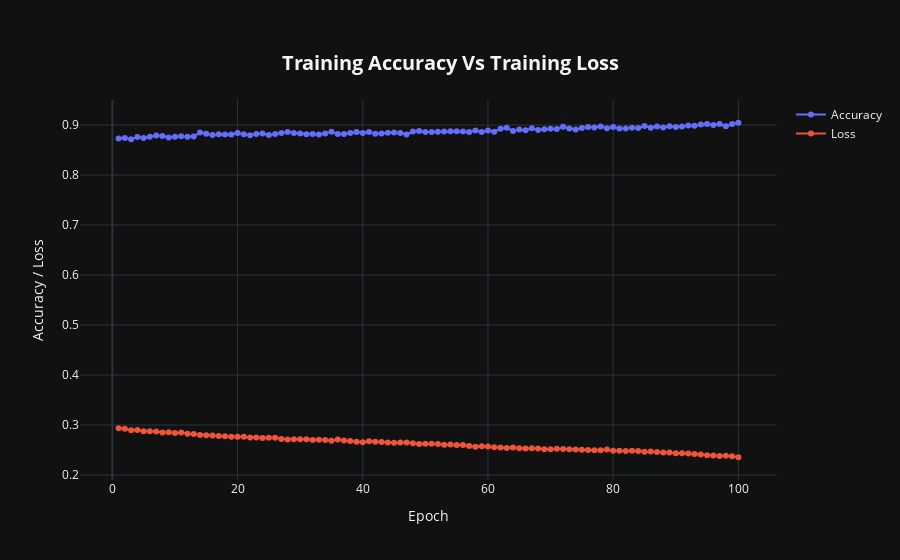

The notebook cell this image was saved under:
### Code cell
fig = go.Figure()

fig.add_trace(go.Scatter(x = acc_loss_df['Epoch'],
                         y = acc_loss_df['Accuracy'],
                         mode='lines+markers',
                         name='Accuracy'))

fig.add_trace(go.Scatter(x = acc_loss_df['Epoch'],
                         y = acc_loss_df['Loss'],
                         mode='lines+markers',
                         name = 'Loss'))

fig.update_layout(title = {'text': "<b>Training Accuracy Vs Training Loss</b>\n",
                           'xanchor': 'center',
                           'yanchor': 'top',
                           'y':0.9,'x':0.5,},
                  xaxis_title="Epoch",
                  yaxis_title = "Accuracy / Loss",
                  title_font = dict(size = 20))

fig.layout.template = 'plotly_dark'

fig.show()
